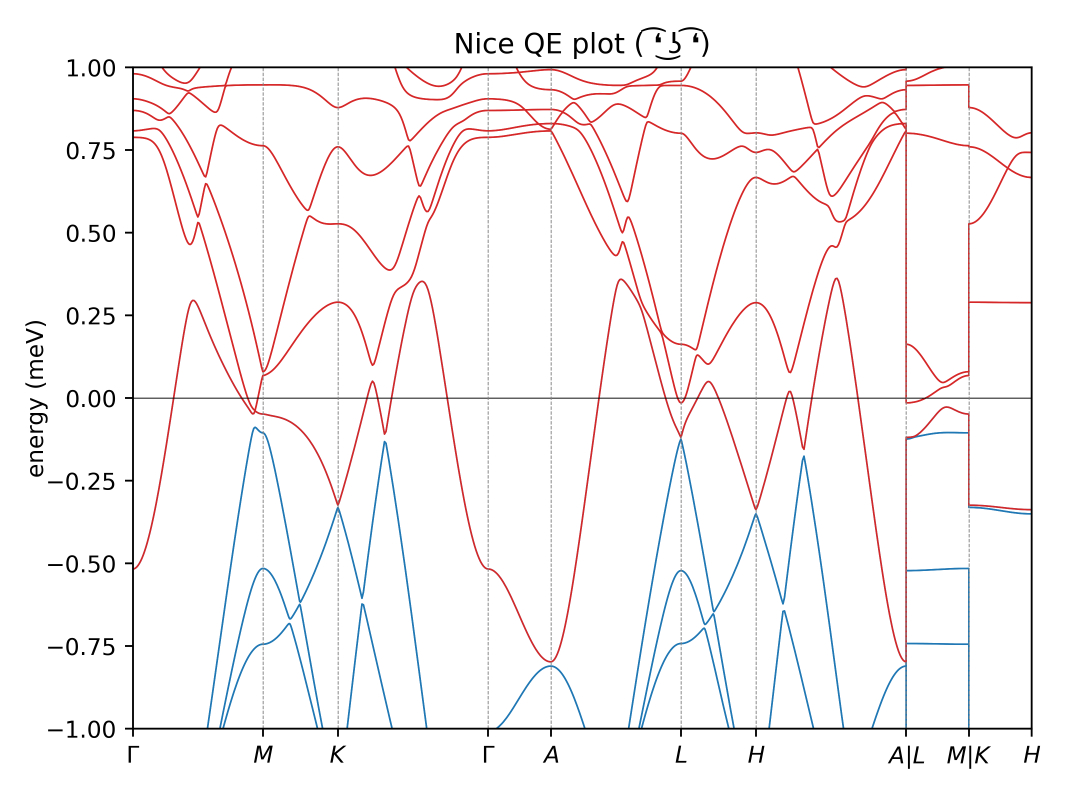
#> input picture bands.png, 3200 x 2400 px (shown at 1/3 size)
$ python -i phononx.py   (imports and definitions only)   (older library calls are emulated)
#> lines starting #> are read from the running program, lines starting #| are printed output that depends on the picture
#PYTHON module for analyzing charge density waves and Bohr-Oppenheimer energy surfaces
#The OLD VERSION

import numpy as np
import matplotlib.pyplot as plt
import glob
from ase import Atoms
import re
import os
from math import gcd

#import yaiv.transformations as trs
import yaiv.utils as ut
import yaiv.experimental.utils as utx
import yaiv.cell_analyzer as cell
import yaiv.constants as cons


# [630 lines left out: functions read_dyn_file, __pol_matmul, __qe_norm_factor2, __find_dyn_file, read_dyn_file_q, __freq_disp_matdyn and 8 more, not called in this run]


def poli(x,coef):
    """Generates the y value at the x point for a polinomy defined by certain coeficients
    x = point to evaluate
    coef = coeficients from the highest degree to the lowest (weird)
    """
    y=0
    for deg in range(coef.shape[0]):
        y=y+coef[deg]*x**(coef.shape[0]-1-deg)
    return y

def energy_landscape_fit(data,results_ph_path=None,q_cryst=None,freq=None,poli_order='automatic',title=None,
                         trim_points=None,fit_lim=None,save_as=None,markersize=5):
    """Fit a polinomial to your energy landscape
    data = Either the folder containing the energy landscape calculations or the already read data
    results_ph_path = Folder where you ph.x output is stored.
    q_cryst = q point you are interested in crystaline units
    freq = index of the frequenzy you are interested in.
    poli_order = Order of the polinomy (automatically it will select the highest possible up to 20)
    title = 'THE TITLE'
    trim_points = Amount of points to be trimmed from the energy landscape data at each of the sides (left,right)
    fit_lim = limits in which you want your fit your polinomy (depending on the number of points the order of the polynomia is limited)
    save_as = 'name.png' or whatever format

    When results_ph_path, q_cryst and freq are present:
        - A secondary axis with the maximum displacement on any atom is ploted
        - returns the frozen phonon frequency (cm-1)
    """
    if type(data)==str:
        data=read_energy_landscape(data)

    if results_ph_path!=None and freq!=None and q_cryst!=None:    # Prepare second x axis
        dyn=__find_dyn_file(q_cryst,results_ph_path)
        #read a displacement vector related to the one we are analyzing (the "modulus" will be the same)
        disp=read_dyn_file(dyn)[4][freq-1]
        largest=0
        for d in disp:               #Find the largest displacement
            norm=np.linalg.norm(d)
            if norm > largest:
                largest=norm
        #create a maximum displacement (in Ang) axis defining the necesary functions
        def d2ang(x):
            return x*largest
        def ang2d(x):
            return x/largest

    #Trim data (remove points that you don't want)
    if trim_points!=None:
        s=trim_points[0]
        f=len(data[:,0])-trim_points[1]
        data=data[s:f]

    #generate the polinomial (using the points between the fit_lim)
    if fit_lim==None:
        minl=0
        maxl=len(data[:,0])
    else:
        for i in range(len(data[:,0])):
            if data[i,0]>fit_lim[0]:
                minl=i
                maxl=i
                break
        for i in range(len(data[:,0])):
            if data[i,0]>fit_lim[1]:
                maxl=i
                break
            if maxl==minl:
                maxl=len(data[:,0])
    if poli_order=='automatic':
        poli_order=len(data[minl:maxl,0])-1
        if poli_order>20:
            poli_order=20
    coef=np.polyfit(data[minl:maxl,0],data[minl:maxl,1],poli_order)
    poli_fit = poli(data[:,0],coef)
#    print('The second derivative at zero is',2*coef[-3])

    #PLOTTING
    fig, ax = plt.subplots()
    ax.plot(data[:,0],data[:,1],".")    #scf data
    ax.plot(data[:,0],poli_fit,label="curve fit",linewidth=1)   # polinomial fit data

    ax.axvline(x=0,linewidth=0.2,color='grey')

    # polinomial fit_lim limits
    ax.axvline(data[minl,0],linestyle="--",linewidth=1,color="limegreen")
    ax.axvline(data[maxl-1,0],linestyle="--",linewidth=1,color="limegreen")

    #y limits of the plot
    ymax=max(data[:,1])
    ymin=min(data[:,1])
    interval=ymax-ymin
    ax.set_ylim(ymin-0.05*interval,ymax+0.05*interval)

    if title!=None:
        plt.title(title)
    ax.set_ylabel("Energy difference (meV)")
    ax.set_xlabel("Order parameter (d)")
    if results_ph_path!=None and freq!=None and q_cryst!=None:    # Prepare second x axis
        secax=ax.secondary_xaxis('top',functions=(d2ang,ang2d))
        secax.set_xlabel('Maximum displacement [Ang]')
    #ax.grid()y
    plt.tight_layout()
    if save_as!=None:
        plt.savefig(save_as,dpi=300)
    plt.show()
    if results_ph_path!=None and freq!=None and q_cryst!=None:    # Return frequency eigenvalue in cm-1
        frequency=frozen_phonon_freq(data,results_ph_path,q_cryst,freq,poli_order=poli_order) #data is allready trimed
        return frequency

# [46 lines left out: function frozen_phonon_freq, not called in this run]

>>> import cv2
>>> picture = cv2.imread('../../bands.png', cv2.IMREAD_GRAYSCALE)
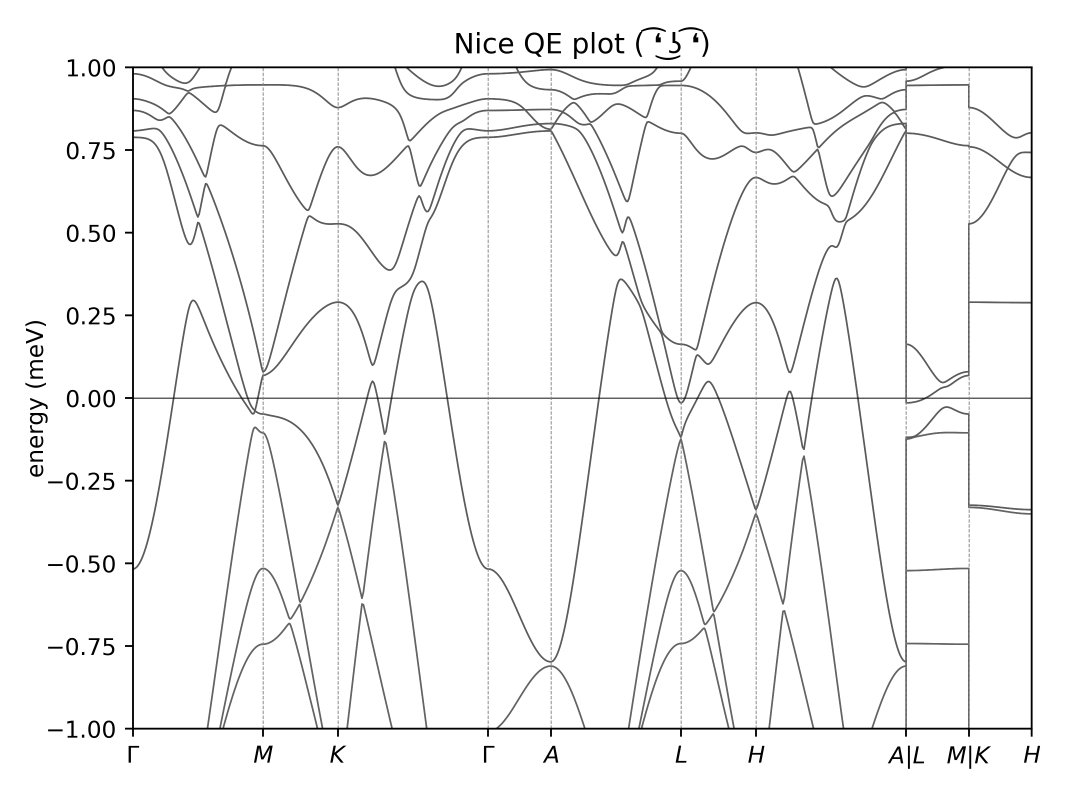
#> picture: shape (2400, 3200) (shown at 1/3 size); min 0, max 255, mean 245.8
>>> result = energy_landscape_fit(picture)
#> in energy_landscape_fit, `maxl=len(data[:,0])`: maxl = 2400
#> in energy_landscape_fit, `poli_order=len(data[minl:maxl,0])-1`: poli_order = 2399
#> in energy_landscape_fit, `coef=np.polyfit(data[minl:maxl,0],data[minl:maxl,1],poli_order)`: coef = 21 values from 8.98e-48 to 12.14
#> after the loop in poli, `for deg in range(coef.shape[0]):`: y = 2400 values from 24.29 to 24.29
#> in energy_landscape_fit, `ymax=max(data[:,1])`: ymax = 255
#> in energy_landscape_fit, `interval=ymax-ymin`: interval = 0
#> in energy_landscape_fit, `plt.show()`:
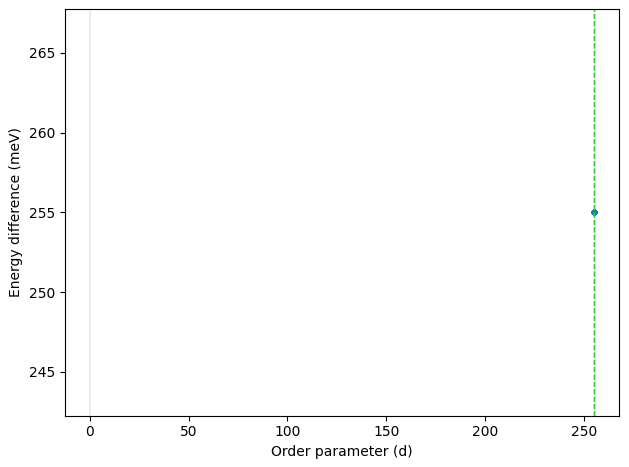
#> figure drawn by matplotlib, 1 panel

$ run again, on collage.png
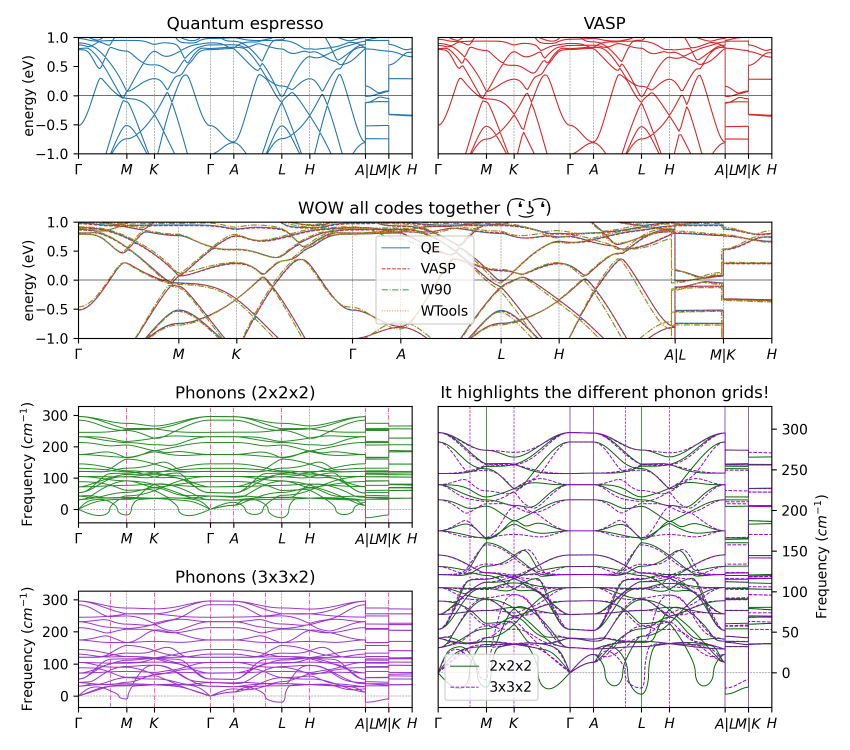
#> input picture collage.png, 2550 x 2250 px (shown at 1/3 size)
#> `picture = cv2.imread('../../bands.png', cv2.IMREAD_GRAYSCALE)`:
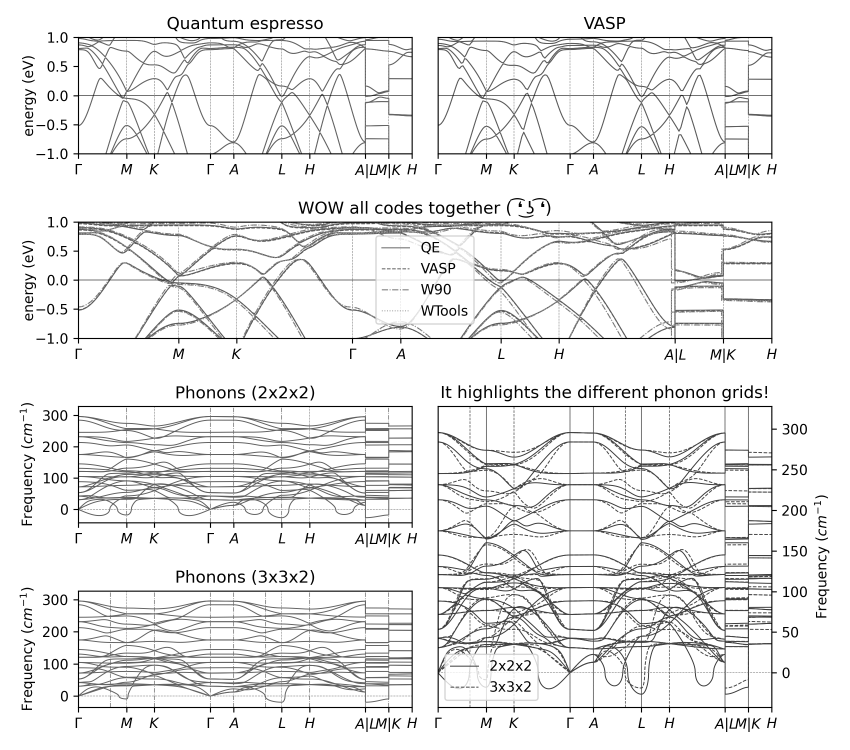
#> picture: shape (2250, 2550) (shown at 1/3 size); min 0, max 255, mean 234.8
#> maxl = 2250
#> poli_order = 2249
#> coef = 21 values from 8.98e-48 to 12.14
#> after the loop in poli, `for deg in range(coef.shape[0]):`: y = 2250 values from 24.29 to 24.29
#> ymax = 255
#> interval = 0

$ run again, on convergence.png
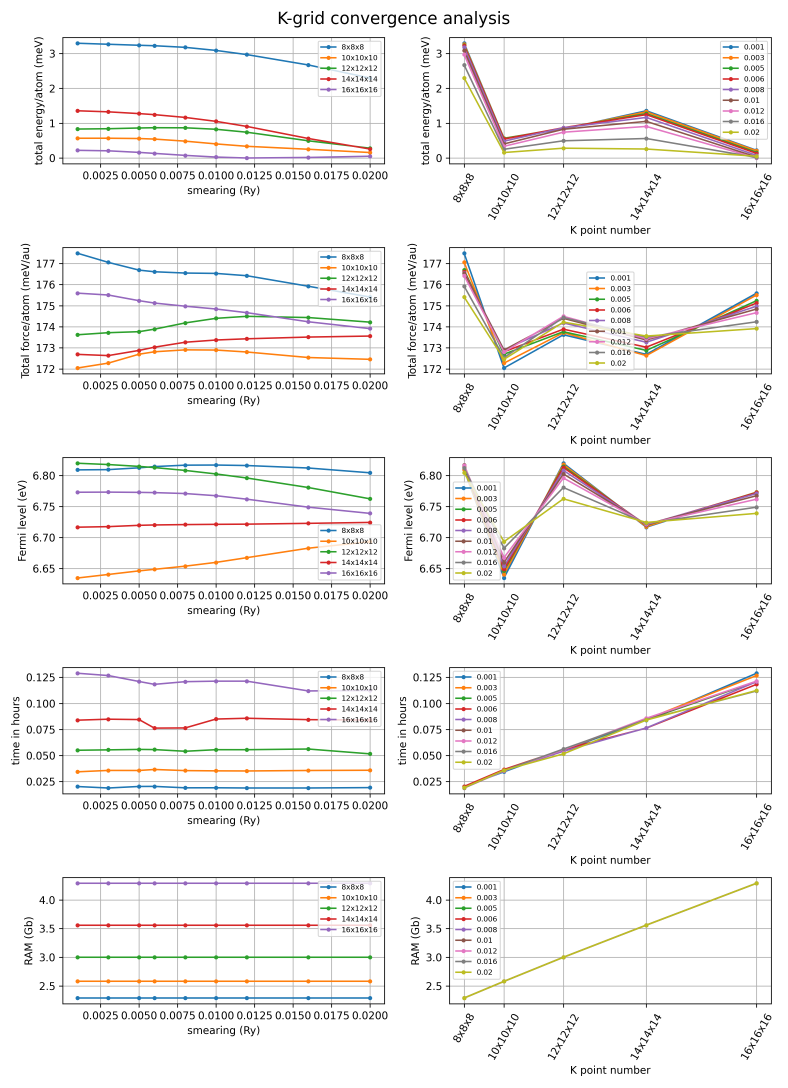
#> input picture convergence.png, 3150 x 4350 px (shown at 1/4 size)
#> `picture = cv2.imread('../../bands.png', cv2.IMREAD_GRAYSCALE)`:
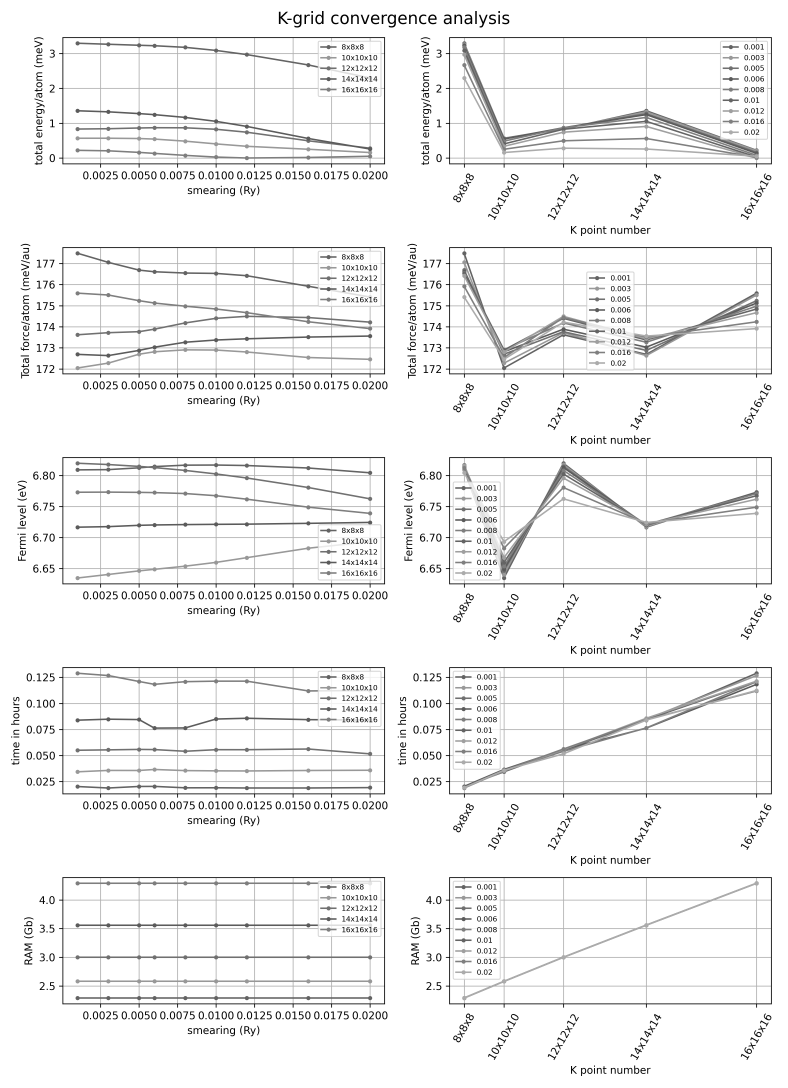
#> picture: shape (4350, 3150) (shown at 1/4 size); min 0, max 255, mean 242.5
#> maxl = 4350
#> poli_order = 4349
#> coef = 21 values from 8.98e-48 to 12.14
#> after the loop in poli, `for deg in range(coef.shape[0]):`: y = 4350 values from 24.29 to 24.29
#> ymax = 255
#> interval = 0

$ run again, on phonon.png
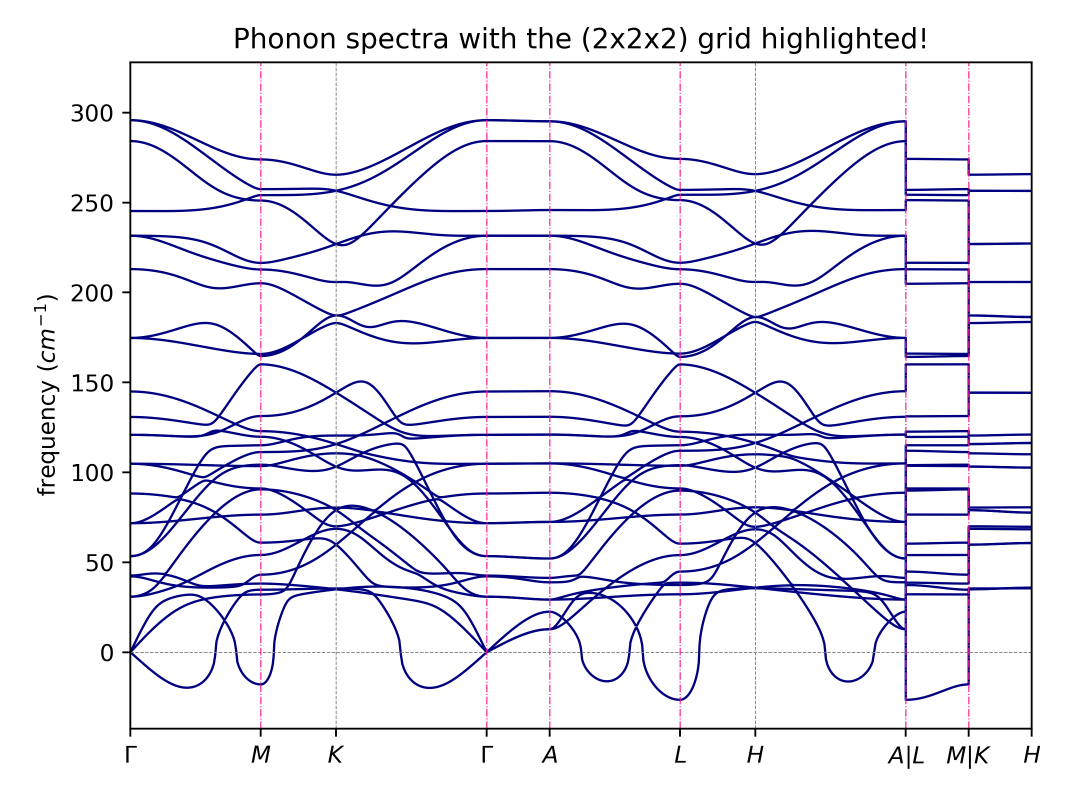
#> input picture phonon.png, 3200 x 2400 px (shown at 1/3 size)
#> `picture = cv2.imread('../../bands.png', cv2.IMREAD_GRAYSCALE)`:
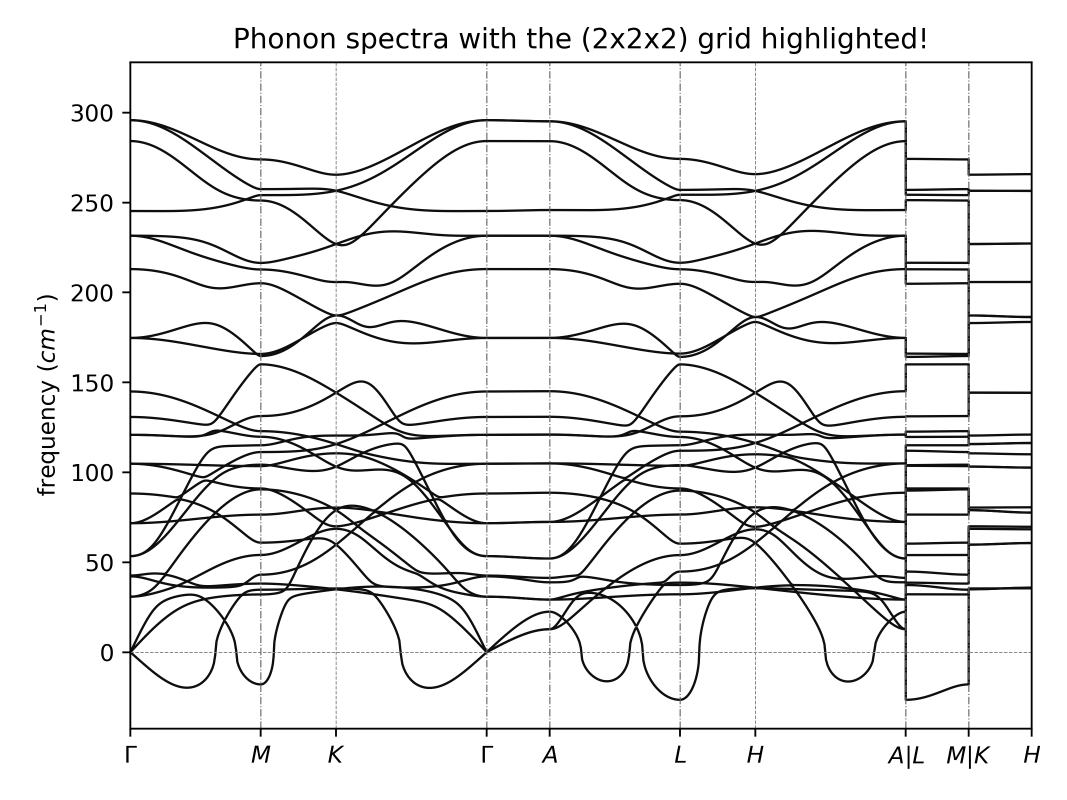
#> picture: shape (2400, 3200) (shown at 1/3 size); min 0, max 255, mean 234.4
#> maxl = 2400
#> poli_order = 2399
#> coef = 21 values from 8.98e-48 to 12.14
#> after the loop in poli, `for deg in range(coef.shape[0]):`: y = 2400 values from 24.29 to 24.29
#> ymax = 255
#> interval = 0
